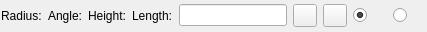
<?xml version="1.0" encoding="UTF-8"?>
<ui version="4.0">
 <class>LC_Arc2PointsOptionsWidget</class>
 <widget class="QWidget" name="LC_Arc2PointsOptionsWidget">
  <property name="geometry">
   <rect>
    <x>0</x>
    <y>0</y>
    <width>427</width>
    <height>32</height>
   </rect>
  </property>
  <property name="windowTitle">
   <string>Form</string>
  </property>
  <layout class="QGridLayout" name="gridLayout">
   <property name="leftMargin">
    <number>1</number>
   </property>
   <property name="topMargin">
    <number>0</number>
   </property>
   <property name="rightMargin">
    <number>1</number>
   </property>
   <property name="bottomMargin">
    <number>0</number>
   </property>
   <item row="0" column="8">
    <widget class="QRadioButton" name="rbNeg">
     <property name="sizePolicy">
      <sizepolicy hsizetype="Expanding" vsizetype="Minimum">
       <horstretch>0</horstretch>
       <verstretch>0</verstretch>
      </sizepolicy>
     </property>
     <property name="maximumSize">
      <size>
       <width>16777215</width>
       <height>16777215</height>
      </size>
     </property>
     <property name="toolTip">
      <string>Clockwise</string>
     </property>
     <property name="text">
      <string/>
     </property>
     <property name="icon">
      <iconset resource="../../../../res/icons/icons.qrc">
       <normaloff>:/icons/dirneg.lci</normaloff>:/icons/dirneg.lci</iconset>
     </property>
     <property name="checkable">
      <bool>true</bool>
     </property>
    </widget>
   </item>
   <item row="0" column="2">
    <widget class="QLabel" name="lHeight">
     <property name="toolTip">
      <string>Height of the arc (the distance between chord and top arc point)</string>
     </property>
     <property name="text">
      <string>Height:</string>
     </property>
    </widget>
   </item>
   <item row="0" column="3">
    <widget class="QLabel" name="lLength">
     <property name="toolTip">
      <string>Length of the arc</string>
     </property>
     <property name="text">
      <string>Length:</string>
     </property>
    </widget>
   </item>
   <item row="0" column="5">
    <widget class="QToolButton" name="tbPickDist">
     <property name="text">
      <string/>
     </property>
     <property name="icon">
      <iconset resource="../../../../res/icons/icons.qrc">
       <normaloff>:/icons/interactive_pick_distance.lci</normaloff>:/icons/interactive_pick_distance.lci</iconset>
     </property>
    </widget>
   </item>
   <item row="0" column="0">
    <widget class="QLabel" name="lRadius">
     <property name="toolTip">
      <string>Radius of arc</string>
     </property>
     <property name="text">
      <string>Radius:</string>
     </property>
    </widget>
   </item>
   <item row="0" column="4">
    <widget class="QLineEdit" name="leValue"/>
   </item>
   <item row="0" column="1">
    <widget class="QLabel" name="lAngle">
     <property name="toolTip">
      <string>Central angle of the arc</string>
     </property>
     <property name="text">
      <string>Angle:</string>
     </property>
    </widget>
   </item>
   <item row="0" column="7">
    <widget class="QRadioButton" name="rbPos">
     <property name="sizePolicy">
      <sizepolicy hsizetype="Expanding" vsizetype="Minimum">
       <horstretch>0</horstretch>
       <verstretch>0</verstretch>
      </sizepolicy>
     </property>
     <property name="maximumSize">
      <size>
       <width>16777215</width>
       <height>16777215</height>
      </size>
     </property>
     <property name="toolTip">
      <string>Counterclockwise</string>
     </property>
     <property name="text">
      <string/>
     </property>
     <property name="icon">
      <iconset resource="../../../../res/icons/icons.qrc">
       <normaloff>:/icons/dirpos.lci</normaloff>:/icons/dirpos.lci</iconset>
     </property>
     <property name="checked">
      <bool>true</bool>
     </property>
    </widget>
   </item>
   <item row="0" column="6">
    <widget class="QToolButton" name="tbPickAngle">
     <property name="toolTip">
      <string>Pick angle from the drawing</string>
     </property>
     <property name="text">
      <string/>
     </property>
     <property name="icon">
      <iconset resource="../../../../res/icons/icons.qrc">
       <normaloff>:/icons/interactive_pick_angle.lci</normaloff>:/icons/interactive_pick_angle.lci</iconset>
     </property>
    </widget>
   </item>
  </layout>
 </widget>
 <resources>
  <include location="../../../../res/icons/icons.qrc"/>
 </resources>
 <connections/>
</ui>
